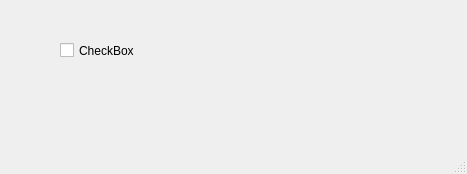
<?xml version="1.0" encoding="UTF-8"?>
<ui version="4.0">
 <class>MainWindow</class>
 <widget class="QMainWindow" name="MainWindow">
  <property name="geometry">
   <rect>
    <x>0</x>
    <y>0</y>
    <width>467</width>
    <height>174</height>
   </rect>
  </property>
  <property name="windowTitle">
   <string>MainWindow</string>
  </property>
  <widget class="QWidget" name="centralwidget">
   <widget class="AniCheckBox" name="checkBox">
    <property name="geometry">
     <rect>
      <x>60</x>
      <y>30</y>
      <width>101</width>
      <height>41</height>
     </rect>
    </property>
    <property name="text">
     <string>CheckBox</string>
    </property>
   </widget>
  </widget>
  <widget class="QMenuBar" name="menubar">
   <property name="geometry">
    <rect>
     <x>0</x>
     <y>0</y>
     <width>467</width>
     <height>23</height>
    </rect>
   </property>
  </widget>
  <widget class="QStatusBar" name="statusbar"/>
 </widget>
 <customwidgets>
  <customwidget>
   <class>AniCheckBox</class>
   <extends>QCheckBox</extends>
   <header>anicheckbox.h</header>
  </customwidget>
 </customwidgets>
 <resources/>
 <connections/>
</ui>
